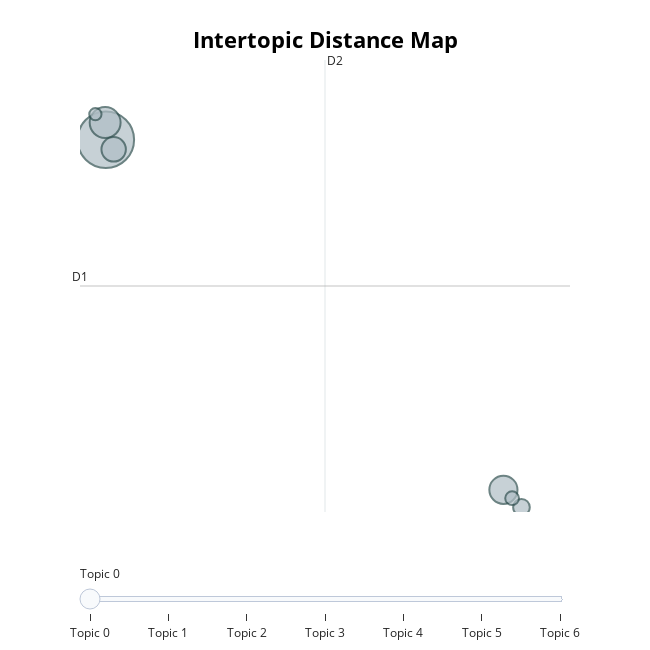
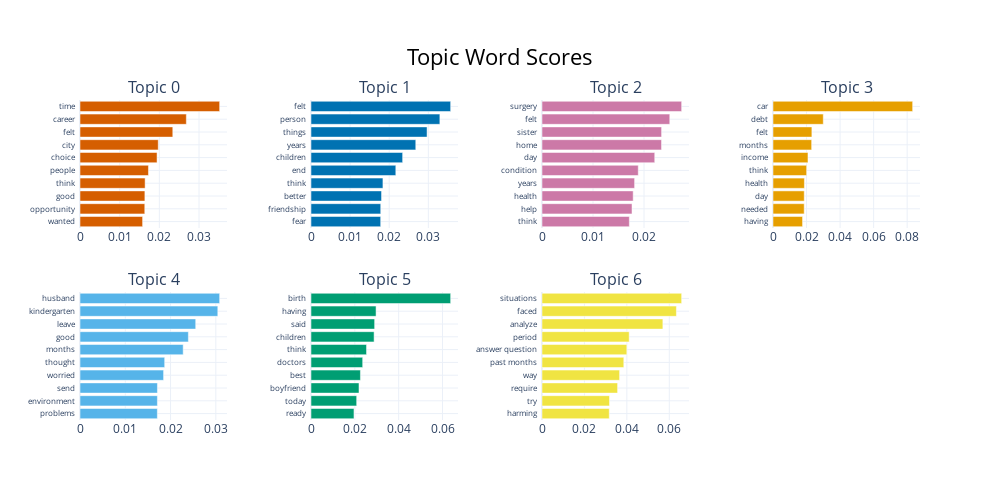
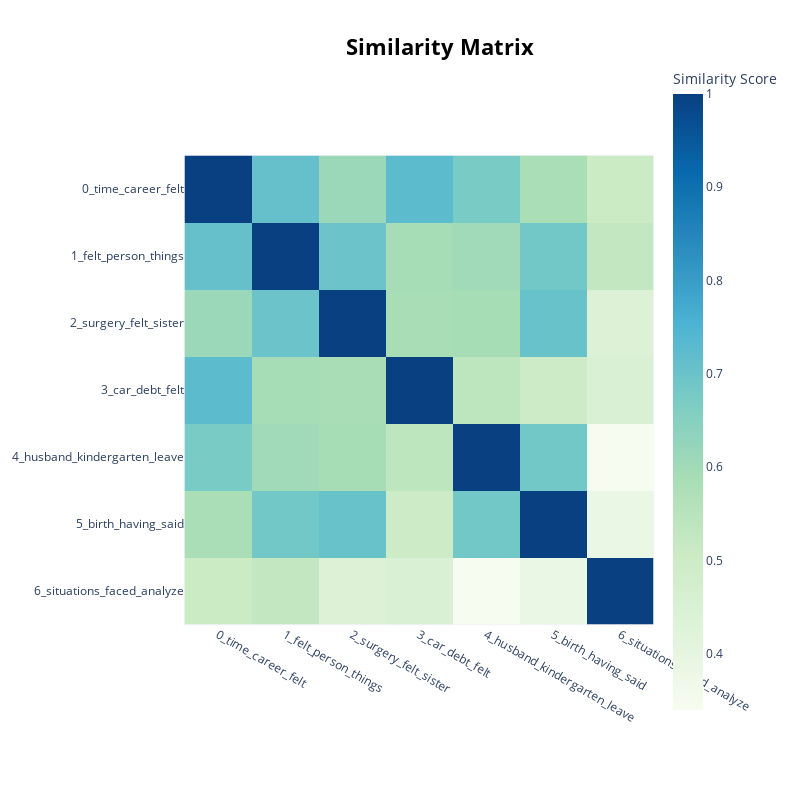
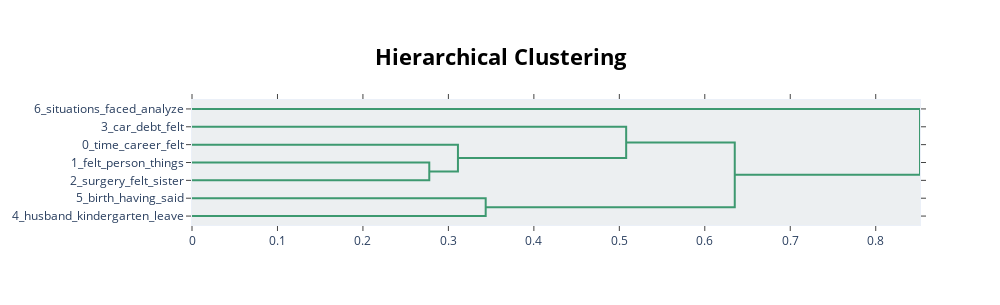

Notebook code for these charts, in order:
### Markdown cell above
3. Visualizations
built-in BERTopic plots for interpretation:

### Code cell
# Intertopic distance map (UMAP): Shows the relationship and distance between topics in 2D space.
fig1 = topic_model.visualize_topics()

# Top words per topic: Horizontal bar chart of the most important words for each topic.
fig2 = topic_model.visualize_barchart(n_words=10, top_n_topics = 10) # None means all topics will be shown.
# Ensure all y-axis labels (words) are displayed, even if in small font
fig2.update_yaxes(tickfont=dict(size=7.7))

# Topic similarity heatmap: Visualizes how similar topics are to each other.
fig3 = topic_model.visualize_heatmap()

# Hierarchical clustering of topics: Dendrogram showing topic groupings and hierarchy.
fig4 = topic_model.visualize_hierarchy()

# Documents in topic space: Projects your documents into topic space for exploration.
fig5 = topic_model.visualize_documents(docs)

# Display all plots
fig1.show()
fig2.show()
fig3.show()
fig4.show()
fig5.show()

### Figure 1 — Plotly figure (JSON) as saved in the notebook; plotly's stock layout.template omitted (floating-point values rounded to 4 significant figures)
{"data": [{"customdata": [[0, "time | career | felt | city | choice", 659], [1, "felt | person | things | years | children", 197], [2, "surgery | felt | sister | home | day", 163], [3, "car | debt | felt | months | income", 123], [4, "husband | kindergarten | leave | good | months", 57], [5, "birth | having | said | children | think", 39], [6, "situations | faced | analyze | period | answer question", 31]], "hovertemplate": "<b>Topic %{customdata[0]}</b><br>%{customdata[1]}<br>Size: %{customdata[2]}", "legendgroup": "", "marker": {"color": "#B0BEC5", "line": {"color": "DarkSlateGrey", "width": 2}, "size": [659, 197, 163, 123, 57, 39, 31], "sizemode": "area", "sizeref": 0.4119, "symbol": "circle"}, "mode": "markers", "name": "", "orientation": "v", "showlegend": false, "type": "scatter", "x": [-3.957, -3.986, 13.13, -3.62, 13.91, 13.51, -4.406], "xaxis": "x", "y": [14.96, 15.73, -0.639, 14.53, -1.414, -1.012, 16.1], "yaxis": "y"}], "layout": {"annotations": [{"showarrow": false, "text": "D1", "x": -5.066, "y": 8.445, "yshift": 10}, {"showarrow": false, "text": "D2", "x": 5.464, "xshift": 10, "y": 18.52}], "height": 650, "hoverlabel": {"bgcolor": "white", "font": {"family": "Rockwell", "size": 16}}, "legend": {"itemsizing": "constant", "tracegroupgap": 0}, "margin": {"t": 60}, "shapes": [{"line": {"color": "#CFD8DC", "width": 2}, "type": "line", "x0": 5.464, "x1": 5.464, "y0": -1.627, "y1": 18.52}, {"line": {"color": "#9E9E9E", "width": 2}, "type": "line", "x0": -5.066, "x1": 15.99, "y0": 8.445, "y1": 8.445}], "sliders": [{"active": 0, "pad": {"t": 50}, "steps": [{"args": [{"marker.color": [["red", "#B0BEC5", "#B0BEC5", "#B0BEC5", "#B0BEC5", "#B0BEC5", "#B0BEC5"]]}], "label": "Topic 0", "method": "update"}, {"args": [{"marker.color": [["#B0BEC5", "red", "#B0BEC5", "#B0BEC5", "#B0BEC5", "#B0BEC5", "#B0BEC5"]]}], "label": "Topic 1", "method": "update"}, {"args": [{"marker.color": [["#B0BEC5", "#B0BEC5", "red", "#B0BEC5", "#B0BEC5", "#B0BEC5", "#B0BEC5"]]}], "label": "Topic 2", "method": "update"}, {"args": [{"marker.color": [["#B0BEC5", "#B0BEC5", "#B0BEC5", "red", "#B0BEC5", "#B0BEC5", "#B0BEC5"]]}], "label": "Topic 3", "method": "update"}, {"args": [{"marker.color": [["#B0BEC5", "#B0BEC5", "#B0BEC5", "#B0BEC5", "red", "#B0BEC5", "#B0BEC5"]]}], "label": "Topic 4", "method": "update"}, {"args": [{"marker.color": [["#B0BEC5", "#B0BEC5", "#B0BEC5", "#B0BEC5", "#B0BEC5", "red", "#B0BEC5"]]}], "label": "Topic 5", "method": "update"}, {"args": [{"marker.color": [["#B0BEC5", "#B0BEC5", "#B0BEC5", "#B0BEC5", "#B0BEC5", "#B0BEC5", "red"]]}], "label": "Topic 6", "method": "update"}]}], "title": {"font": {"color": "Black", "size": 22}, "text": "<b>Intertopic Distance Map</b>", "x": 0.5, "xanchor": "center", "y": 0.95, "yanchor": "top"}, "width": 650, "xaxis": {"anchor": "y", "domain": [0, 1], "range": [-5.066, 15.99], "title": {"text": ""}, "visible": false}, "yaxis": {"anchor": "x", "domain": [0, 1], "range": [-1.627, 18.52], "title": {"text": ""}, "visible": false}}}

### Figure 2 — Plotly figure (JSON) as saved in the notebook; plotly's stock layout.template omitted (floating-point values rounded to 4 significant figures)
{"data": [{"marker": {"color": "#D55E00"}, "orientation": "h", "type": "bar", "x": [0.01578, 0.01633, 0.01636, 0.01641, 0.01726, 0.01942, 0.01973, 0.02339, 0.02681, 0.0352], "xaxis": "x", "y": ["wanted  ", "opportunity  ", "good  ", "think  ", "people  ", "choice  ", "city  ", "felt  ", "career  ", "time  "], "yaxis": "y"}, {"marker": {"color": "#0072B2"}, "orientation": "h", "type": "bar", "x": [0.01782, 0.01783, 0.01804, 0.01839, 0.02169, 0.02343, 0.02679, 0.02968, 0.03295, 0.03571], "xaxis": "x2", "y": ["fear  ", "friendship  ", "better  ", "think  ", "end  ", "children  ", "years  ", "things  ", "person  ", "felt  "], "yaxis": "y2"}, {"marker": {"color": "#CC79A7"}, "orientation": "h", "type": "bar", "x": [0.01712, 0.01765, 0.01787, 0.01815, 0.01887, 0.0221, 0.02343, 0.02344, 0.02505, 0.02738], "xaxis": "x3", "y": ["think  ", "help  ", "health  ", "years  ", "condition  ", "day  ", "home  ", "sister  ", "felt  ", "surgery  "], "yaxis": "y3"}, {"marker": {"color": "#E69F00"}, "orientation": "h", "type": "bar", "x": [0.01763, 0.0186, 0.01864, 0.01873, 0.02006, 0.02086, 0.02305, 0.02318, 0.02998, 0.08327], "xaxis": "x4", "y": ["having  ", "needed  ", "day  ", "health  ", "think  ", "income  ", "months  ", "felt  ", "debt  ", "car  "], "yaxis": "y4"}, {"marker": {"color": "#56B4E9"}, "orientation": "h", "type": "bar", "x": [0.01708, 0.01709, 0.0171, 0.01846, 0.0187, 0.02279, 0.02393, 0.02555, 0.03043, 0.03084], "xaxis": "x5", "y": ["problems  ", "environment  ", "send  ", "worried  ", "thought  ", "months  ", "good  ", "leave  ", "kindergarten  ", "husband  "], "yaxis": "y5"}, {"marker": {"color": "#009E73"}, "orientation": "h", "type": "bar", "x": [0.01961, 0.02084, 0.0219, 0.02256, 0.02358, 0.02533, 0.02879, 0.02903, 0.02968, 0.06372], "xaxis": "x6", "y": ["ready  ", "today  ", "boyfriend  ", "best  ", "doctors  ", "think  ", "children  ", "said  ", "having  ", "birth  "], "yaxis": "y6"}, {"marker": {"color": "#F0E442"}, "orientation": "h", "type": "bar", "x": [0.0317, 0.03181, 0.03564, 0.03657, 0.03856, 0.03999, 0.04109, 0.05697, 0.06336, 0.06583], "xaxis": "x7", "y": ["harming  ", "try  ", "require  ", "way  ", "past months  ", "answer question  ", "period  ", "analyze  ", "faced  ", "situations  "], "yaxis": "y7"}], "layout": {"annotations": [{"font": {"size": 16}, "showarrow": false, "text": "Topic 0", "x": 0.0875, "xanchor": "center", "xref": "paper", "y": 1, "yanchor": "bottom", "yref": "paper"}, {"font": {"size": 16}, "showarrow": false, "text": "Topic 1", "x": 0.3625, "xanchor": "center", "xref": "paper", "y": 1, "yanchor": "bottom", "yref": "paper"}, {"font": {"size": 16}, "showarrow": false, "text": "Topic 2", "x": 0.6375, "xanchor": "center", "xref": "paper", "y": 1, "yanchor": "bottom", "yref": "paper"}, {"font": {"size": 16}, "showarrow": false, "text": "Topic 3", "x": 0.9125, "xanchor": "center", "xref": "paper", "y": 1, "yanchor": "bottom", "yref": "paper"}, {"font": {"size": 16}, "showarrow": false, "text": "Topic 4", "x": 0.0875, "xanchor": "center", "xref": "paper", "y": 0.4, "yanchor": "bottom", "yref": "paper"}, {"font": {"size": 16}, "showarrow": false, "text": "Topic 5", "x": 0.3625, "xanchor": "center", "xref": "paper", "y": 0.4, "yanchor": "bottom", "yref": "paper"}, {"font": {"size": 16}, "showarrow": false, "text": "Topic 6", "x": 0.6375, "xanchor": "center", "xref": "paper", "y": 0.4, "yanchor": "bottom", "yref": "paper"}], "height": 500, "hoverlabel": {"bgcolor": "white", "font": {"family": "Rockwell", "size": 16}}, "showlegend": false, "title": {"font": {"color": "Black", "size": 22}, "text": "Topic Word Scores", "x": 0.5, "xanchor": "center", "yanchor": "top"}, "width": 1000, "xaxis": {"anchor": "y", "domain": [0, 0.175], "showgrid": true}, "xaxis2": {"anchor": "y2", "domain": [0.275, 0.45], "showgrid": true}, "xaxis3": {"anchor": "y3", "domain": [0.55, 0.725], "showgrid": true}, "xaxis4": {"anchor": "y4", "domain": [0.825, 1], "showgrid": true}, "xaxis5": {"anchor": "y5", "domain": [0, 0.175], "showgrid": true}, "xaxis6": {"anchor": "y6", "domain": [0.275, 0.45], "showgrid": true}, "xaxis7": {"anchor": "y7", "domain": [0.55, 0.725], "showgrid": true}, "xaxis8": {"anchor": "y8", "domain": [0.825, 1], "showgrid": true}, "yaxis": {"anchor": "x", "domain": [0.6, 1], "showgrid": true, "tickfont": {"size": 7.7}}, "yaxis2": {"anchor": "x2", "domain": [0.6, 1], "showgrid": true, "tickfont": {"size": 7.7}}, "yaxis3": {"anchor": "x3", "domain": [0.6, 1], "showgrid": true, "tickfont": {"size": 7.7}}, "yaxis4": {"anchor": "x4", "domain": [0.6, 1], "showgrid": true, "tickfont": {"size": 7.7}}, "yaxis5": {"anchor": "x5", "domain": [0, 0.4], "showgrid": true, "tickfont": {"size": 7.7}}, "yaxis6": {"anchor": "x6", "domain": [0, 0.4], "showgrid": true, "tickfont": {"size": 7.7}}, "yaxis7": {"anchor": "x7", "domain": [0, 0.4], "showgrid": true, "tickfont": {"size": 7.7}}, "yaxis8": {"anchor": "x8", "domain": [0, 0.4], "showgrid": true, "tickfont": {"size": 7.7}}}}

### Figure 3 — Plotly figure (JSON) as saved in the notebook; plotly's stock layout.template omitted (floating-point values rounded to 4 significant figures)
{"data": [{"coloraxis": "coloraxis", "hovertemplate": "x: %{x}<br>y: %{y}<br>Similarity Score: %{z}<extra></extra>", "name": "0", "type": "heatmap", "x": ["0_time_career_felt", "1_felt_person_things", "2_surgery_felt_sister", "3_car_debt_felt", "4_husband_kindergarten_leave", "5_birth_having_said", "6_situations_faced_analyze"], "xaxis": "x", "y": ["0_time_career_felt", "1_felt_person_things", "2_surgery_felt_sister", "3_car_debt_felt", "4_husband_kindergarten_leave", "5_birth_having_said", "6_situations_faced_analyze"], "yaxis": "y", "z": [[1.0, 0.7092, 0.6106, 0.7255, 0.674, 0.5832, 0.5067], [0.7092, 1.0, 0.6981, 0.5908, 0.6017, 0.6861, 0.5276], [0.6106, 0.6981, 1.0, 0.5846, 0.5891, 0.7042, 0.4393], [0.7255, 0.5908, 0.5846, 1.0, 0.5386, 0.5013, 0.4488], [0.674, 0.6017, 0.5891, 0.5386, 1.0, 0.6871, 0.3396], [0.5832, 0.6861, 0.7042, 0.5013, 0.6871, 1.0, 0.3886], [0.5067, 0.5276, 0.4393, 0.4488, 0.3396, 0.3886, 1.0]]}], "layout": {"coloraxis": {"colorbar": {"title": {"text": "Similarity Score"}}, "colorscale": [[0, "rgb(247,252,240)"], [0.125, "rgb(224,243,219)"], [0.25, "rgb(204,235,197)"], [0.375, "rgb(168,221,181)"], [0.5, "rgb(123,204,196)"], [0.625, "rgb(78,179,211)"], [0.75, "rgb(43,140,190)"], [0.875, "rgb(8,104,172)"], [1, "rgb(8,64,129)"]]}, "height": 800, "hoverlabel": {"bgcolor": "white", "font": {"family": "Rockwell", "size": 16}}, "legend": {"title": {"text": "Trend"}}, "margin": {"t": 60}, "showlegend": true, "title": {"font": {"color": "Black", "size": 22}, "text": "<b>Similarity Matrix</b>", "x": 0.55, "xanchor": "center", "y": 0.95, "yanchor": "top"}, "width": 800, "xaxis": {"anchor": "y", "constrain": "domain", "domain": [0, 1], "scaleanchor": "y"}, "yaxis": {"anchor": "x", "autorange": "reversed", "constrain": "domain", "domain": [0, 1]}}}

### Figure 4 — Plotly figure (JSON) as saved in the notebook; plotly's stock layout.template omitted (floating-point values rounded to 4 significant figures)
{"data": [{"hoverinfo": "text", "marker": {"color": "rgb(61,153,112)"}, "mode": "lines", "type": "scatter", "x": [0.0, 0.2776, 0.2776, 0.0], "xaxis": "x", "y": [-35.0, -35.0, -45.0, -45.0], "yaxis": "y"}, {"hoverinfo": "text", "marker": {"color": "rgb(61,153,112)"}, "mode": "lines", "type": "scatter", "x": [0.0, 0.3112, 0.3112, 0.2776], "xaxis": "x", "y": [-25.0, -25.0, -40.0, -40.0], "yaxis": "y"}, {"hoverinfo": "text", "marker": {"color": "rgb(61,153,112)"}, "mode": "lines", "type": "scatter", "x": [0.0, 0.508, 0.508, 0.3112], "xaxis": "x", "y": [-15.0, -15.0, -32.5, -32.5], "yaxis": "y"}, {"hoverinfo": "text", "marker": {"color": "rgb(61,153,112)"}, "mode": "lines", "type": "scatter", "x": [0.0, 0.3436, 0.3436, 0.0], "xaxis": "x", "y": [-55.0, -55.0, -65.0, -65.0], "yaxis": "y"}, {"hoverinfo": "text", "marker": {"color": "rgb(61,153,112)"}, "mode": "lines", "type": "scatter", "x": [0.508, 0.6351, 0.6351, 0.3436], "xaxis": "x", "y": [-23.75, -23.75, -60.0, -60.0], "yaxis": "y"}, {"hoverinfo": "text", "marker": {"color": "rgb(61,153,112)"}, "mode": "lines", "type": "scatter", "x": [0.0, 0.8518, 0.8518, 0.6351], "xaxis": "x", "y": [-5.0, -5.0, -41.88, -41.88], "yaxis": "y"}], "layout": {"autosize": false, "height": 305, "hoverlabel": {"bgcolor": "white", "font": {"family": "Rockwell", "size": 16}}, "hovermode": "closest", "plot_bgcolor": "#ECEFF1", "showlegend": false, "title": {"font": {"color": "Black", "size": 22}, "text": "<b>Hierarchical Clustering</b>", "x": 0.5, "xanchor": "center", "yanchor": "top"}, "width": 1000, "xaxis": {"mirror": "allticks", "rangemode": "tozero", "showgrid": false, "showline": true, "showticklabels": true, "ticks": "outside", "type": "linear", "zeroline": false}, "yaxis": {"mirror": "allticks", "range": [-70, 0], "rangemode": "tozero", "showgrid": false, "showline": true, "showticklabels": true, "tickmode": "array", "ticks": "outside", "ticktext": ["6_situations_faced_analyze", "3_car_debt_felt", "0_time_career_felt", "1_felt_person_things", "2_surgery_felt_sister", "5_birth_having_said", "4_husband_kindergarten_leave"], "tickvals": [-5, -15, -25, -35, -45, -55, -65], "type": "linear", "zeroline": false}}}
